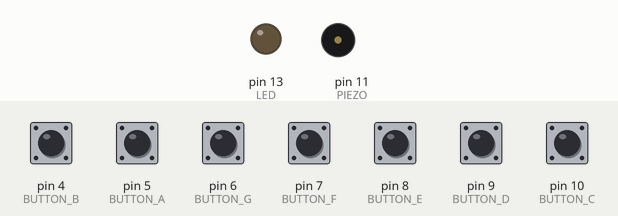
This sketch was run on a simulated Arduino Uno, built with avr-gcc and run on an emulated ATmega328P. Shown: output pins drawn as LEDs (lit = HIGH), buzzer (waves = sounding). Inputs (shaded band) come from the test bench; at power-on: pin 4 (BUTTON_B), pin 5 (BUTTON_A), pin 6 (BUTTON_G), pin 7 (BUTTON_F), pin 8 (BUTTON_E), pin 9 (BUTTON_D), pin 10 (BUTTON_C) HIGH.

Above: at 1.2 s.
1.3 s: pin 5 (BUTTON_A) pulled LOW for 0.15 s
3.0 s: pin 6 (BUTTON_G) pulled LOW for 0.15 s
Timing chart, 0 to 3.1 s (numbered marks = the images above; inputs shaded):
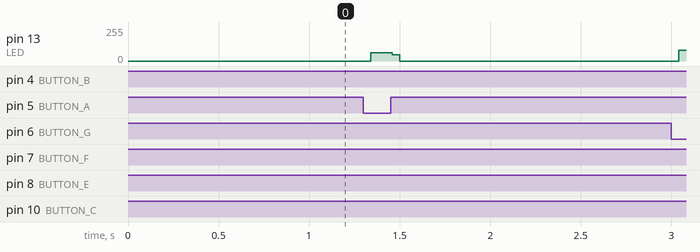

Measured:
- after the input at 1.3 s, pin 13 (LED): 0/255 → 62/255 at once, → 0/255 0.12 s later

The sketch:

Tone.ino
```cpp
int NOTE_C = 17;
int NOTE_D = 74;
int NOTE_E = 165;
int NOTE_F = 350;
int  NOTE_G = 784;
int  NOTE_A = 1760;
int  NOTE_B = 1975;

int ACTIVATED = LOW;

const int PIEZO = 11;
const int LED = 13;

const int BUTTON_C = 10;
const int BUTTON_D = 9;
const int BUTTON_E = 8;
const int BUTTON_F = 7;
const int BUTTON_G = 6;
const int BUTTON_A = 5;
const int BUTTON_B = 4;


void setup()
{
  pinMode(LED, OUTPUT);
  pinMode(PIEZO, OUTPUT);
  digitalWrite(PIEZO, LOW);
  pinMode(BUTTON_C, INPUT);
  digitalWrite(BUTTON_C,HIGH);
  pinMode(BUTTON_D, INPUT);
  digitalWrite(BUTTON_D,HIGH);
  pinMode(BUTTON_E, INPUT);
  digitalWrite(BUTTON_E,HIGH);
  pinMode(BUTTON_F, INPUT);
  digitalWrite(BUTTON_F,HIGH);
  pinMode(BUTTON_G, INPUT);
  digitalWrite(BUTTON_G,HIGH);
  pinMode(BUTTON_A, INPUT);
  digitalWrite(BUTTON_A,HIGH);
  pinMode(BUTTON_B, INPUT);
  digitalWrite(BUTTON_B,HIGH);

  digitalWrite(LED,LOW);
}

void loop()
{
  digitalWrite(PIEZO, LOW);
  if(digitalRead(BUTTON_C) == ACTIVATED)
  {
    tone(PIEZO,NOTE_C, 0);
    digitalWrite(LED,HIGH);
  }

  if(digitalRead(BUTTON_D) == ACTIVATED)
  {
    tone(PIEZO,NOTE_D, 0);
    digitalWrite(LED,HIGH);
  }

  if(digitalRead(BUTTON_E) == ACTIVATED)
  {
    tone(PIEZO,NOTE_E, 0);
    digitalWrite(LED,HIGH);
  }

  if(digitalRead(BUTTON_F) == ACTIVATED)
  {
    tone(PIEZO,NOTE_F, 0);
    digitalWrite(LED,HIGH);
  }

  if(digitalRead(BUTTON_G) == ACTIVATED)
  {
    tone(PIEZO,NOTE_G, 0);
    digitalWrite(LED,HIGH);
  }

  if(digitalRead(BUTTON_A) == ACTIVATED)
  {
    tone(PIEZO,NOTE_A, 0);
    digitalWrite(LED,HIGH);
  }

  if(digitalRead(BUTTON_B) == ACTIVATED)
  {
    tone(PIEZO,NOTE_B, 0);
    digitalWrite(LED,HIGH);
  }
  digitalWrite(PIEZO, LOW);
  noTone(PIEZO);
  digitalWrite(LED,LOW);

}
```
